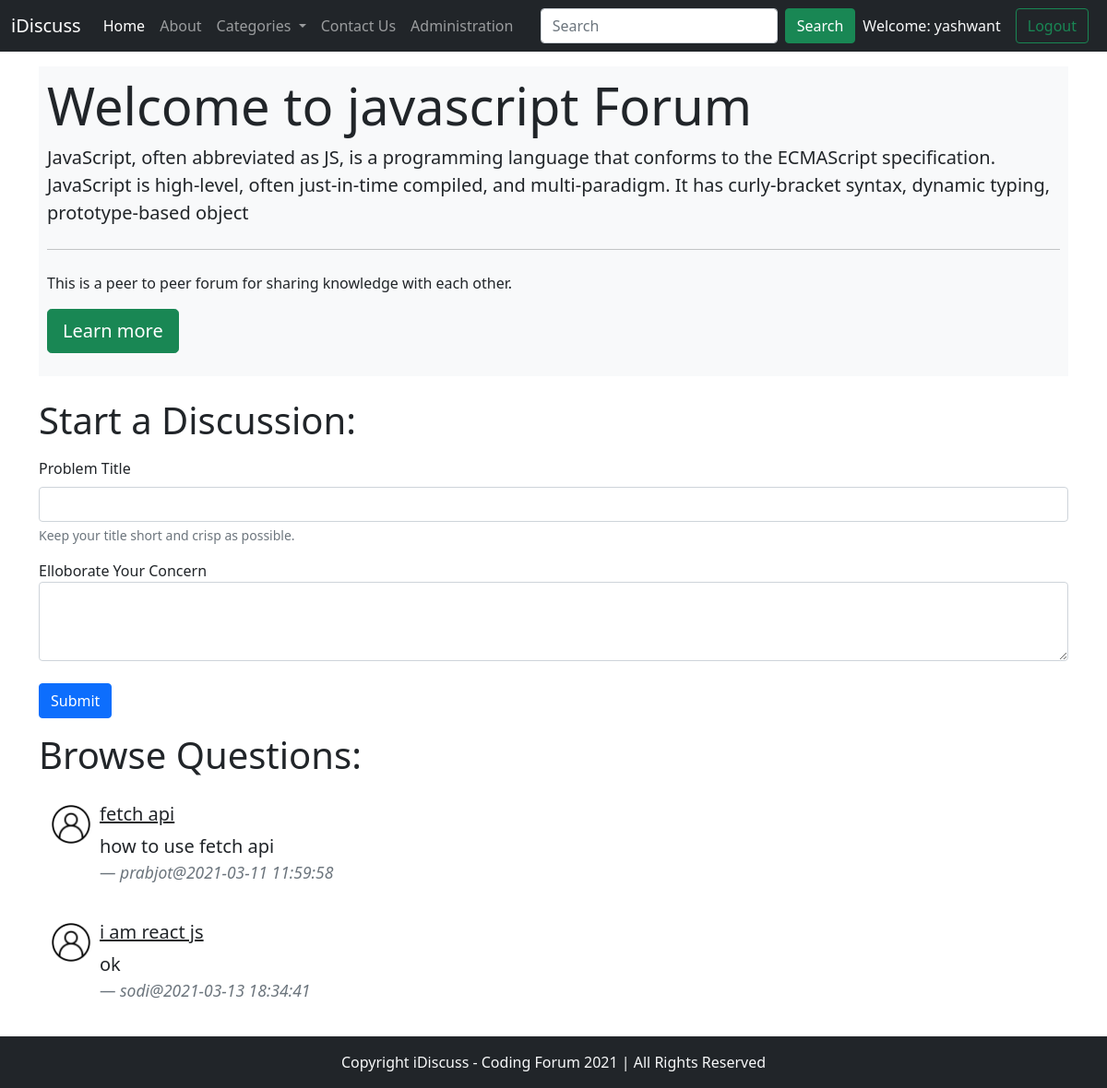
Screenshot of /threadlist.php?catid=2 (signed in) with the database file from the repository.
### tables this page shows
CREATE TABLE `categories` (
  `category_id` int(11) NOT NULL,
  `category_name` varchar(255) NOT NULL,
  `category_description` varchar(255) NOT NULL,
  `created` datetime NOT NULL DEFAULT current_timestamp()
);

CREATE TABLE `thread` (
  `thread_id` int(7) NOT NULL,
  `thread_title` varchar(255) NOT NULL,
  `thread_desc` text NOT NULL,
  `thread_cat_id` int(7) NOT NULL,
  `thread_user_id` int(7) NOT NULL,
  `timestamp` datetime NOT NULL DEFAULT current_timestamp()
);

CREATE TABLE `users` (
  `sno.` int(8) NOT NULL,
  `user_username` varchar(30) NOT NULL,
  `user_password` varchar(255) NOT NULL,
  `timestamp` datetime NOT NULL DEFAULT current_timestamp()
);

### threadlist.php (the view, shortened to what this page needs)
<!doctype html>
<html lang="en">
<head>
    <link href="https://cdn.jsdelivr.net/npm/bootstrap@5.0.0-beta2/dist/css/bootstrap.min.css" rel="stylesheet"
>
</head>
<body>
    <?php require './partials/_header.php' ?>
    <?php require './partials/_db_connect.php' ?>
    <?php
        $id = $_GET['catid'];
        $sql = "SELECT * FROM `categories` WHERE category_id =$id";
        $result = mysqli_query($conn, $sql);
        while($row = mysqli_fetch_assoc($result)){
            $catname = $row['category_name'];
            $catdesc = $row['category_description'];
        }
    ?>
    <div class="container my-3">
        <div class="jumbotron border border-light bg-light text-dark p-2">
            <h1 class="display-4">Welcome to
                <?php echo $catname; ?> Forum
            </h1>
            <p class="lead">
                <?php echo $catdesc;?>
            </p>
            <hr class="my-4">
            <p>This is a peer to peer forum for sharing knowledge with each other.</p>
            <p class="lead">
                <a class="btn btn-success btn-lg" href="#" role="button">Learn more</a>
            </p>
        </div>
    </div>
    <?php
    if (isset($_SESSION['loggedin']) && $_SESSION['loggedin'] == true) {
        echo '<div class="container">
                <h1 class="py-2">Start a Discussion:</h1>
                <form action="'.$_SERVER["REQUEST_URI"].'" method="POST">
                    <div class="mb-3">
                        <label for="title" class="form-label">Problem Title</label>
                        <input type="text" class="form-control" id="title" name="title" required aria-describedby="emailHelp">
                        <div id="emailHelp" class="form-text">Keep your title short and crisp as possible.</div>
                    </div>
                    <div class="mb-3">
                        <label for="desc">Elloborate Your Concern</label>
                        <textarea class="form-control" id="desc" name="desc" required rows="3"></textarea>
                    </div>
                    <button type="submit" class="btn btn-primary my-2">Submit</button>
                </form>
            </div>';
    }
    ?>
    <div class="container">
        <h1 class="py-2">Browse Questions:</h1>
        <?php
            $id = $_GET['catid'];
            $sql = "SELECT * FROM `thread` WHERE thread_cat_id = $id";
            $result = mysqli_query($conn, $sql);
            while($row = mysqli_fetch_assoc($result)){
                $title = $row['thread_title'];
                $desc = $row['thread_desc'];
                $id = $row['thread_id'];
                $thread_time = $row['timestamp'];
                $thread_user_id = $row['thread_user_id'];
                $sql2 = "SELECT user_username FROM `users` WHERE `sno.` = '$thread_user_id' ";
                $result2 = mysqli_query($conn, $sql2);
                $row2 = mysqli_fetch_assoc($result2);
                echo'<div class="media d-flex p-2 my-0">
                        <img class="mr-3 p-1" src="img/default_img.png" width="54px" height="54px" alt="Generic placeholder image">
                        <div class="media-body p-1">
                            <blockquote class="blockquote">
                                <h5 class="mt-0"><a class="text-dark" href="thread.php?thread_id='.$id.'">'.$title.'</a></h5>
                                <p class="mb-3">'.$desc.'</p>
                                <footer class="blockquote-footer"><cite title="Source Title">'.$row2['user_username']. '@'.$thread_time.'</cite></footer>
                            </blockquote>
                        </div>
                    </div>
                    '
                    ;
            }
        ?>
    </div>
    <?php require './partials/_footer.php' ?>
</body>
</html>

### rows the page displays
categories: category_name "javascript", category_description "JavaScript, often abbreviated as JS, is a programming language that conforms to the ECMAScript specification. JavaScript is high-level, often just-in-time compiled, and multi-paradigm. It has curly-bracket syntax, dynamic typing, prototype-based object"
thread: thread_title "fetch api", thread_desc "how to use fetch api", users.user_username "prabjot", timestamp "2021-03-11 11:59:58"
thread: thread_title "i am react js", thread_desc "ok", users.user_username "sodi", timestamp "2021-03-13 18:34:41"

### other values shown
$_SESSION['username'] "yashwant"
